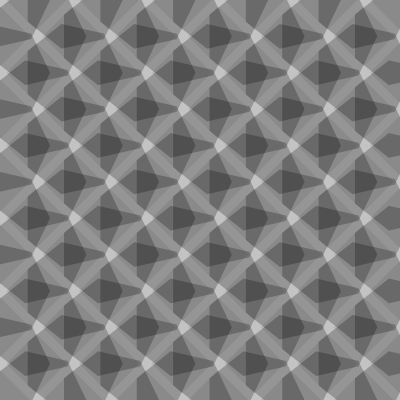
Frame 1 (no input)
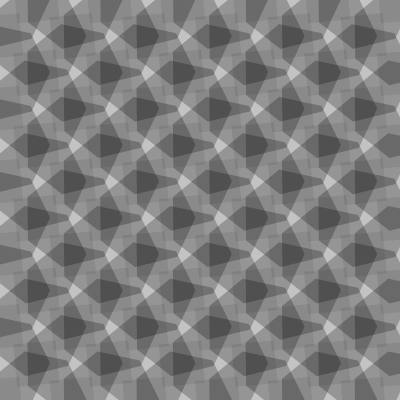
Frame 60 (the mouse pressed at the canvas centre just before this capture)
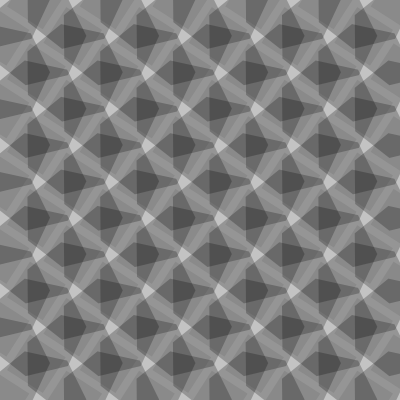
Frame 120 (the mouse held since frame 60 and released just before this capture)

The Processing sketch that drew these frames (run headless with seeded random() and noise(); from frame 60 on, the mouse is pressed at the canvas centre):

// Processing sketch: tiles8
// ── tiles8.pde
float num1, num2, n1, n2, angle;
void setup()
{
  size(400,400);
  num1=11;
  num2=11;
  angle = 0;
  rectMode(CENTER);
}

void draw()
{
  background(255, 55);
  n1 = width/num1;
  n2 = height/num2;
  for (int j=0; j<=num2; j++){
    for (int i=0; i<=num1; i++){
      pushMatrix();
      noStroke();
      fill(0, 50);
      translate(n1*i, n2*j);
      if ((i+j)%2==0) {
        rotate(angle);
        fill(0, 60);
        polygon(0,0,50,7);
      }
      else {
        rotate(angle*-1);
        fill(0, 20);
        polygon(0, 0, 30, 4);
      }
      popMatrix();
    }
  }
  angle+=0.015;
}

void polygon(float x, float y, float radius, int npoints) {
  float angle = TWO_PI / npoints;
  beginShape();
  for (float a = 0; a < TWO_PI; a += angle) {
    float sx = x + cos(a) * radius;
    float sy = y + sin(a) * radius;
    vertex(sx, sy);
  }
  endShape(CLOSE);
}
